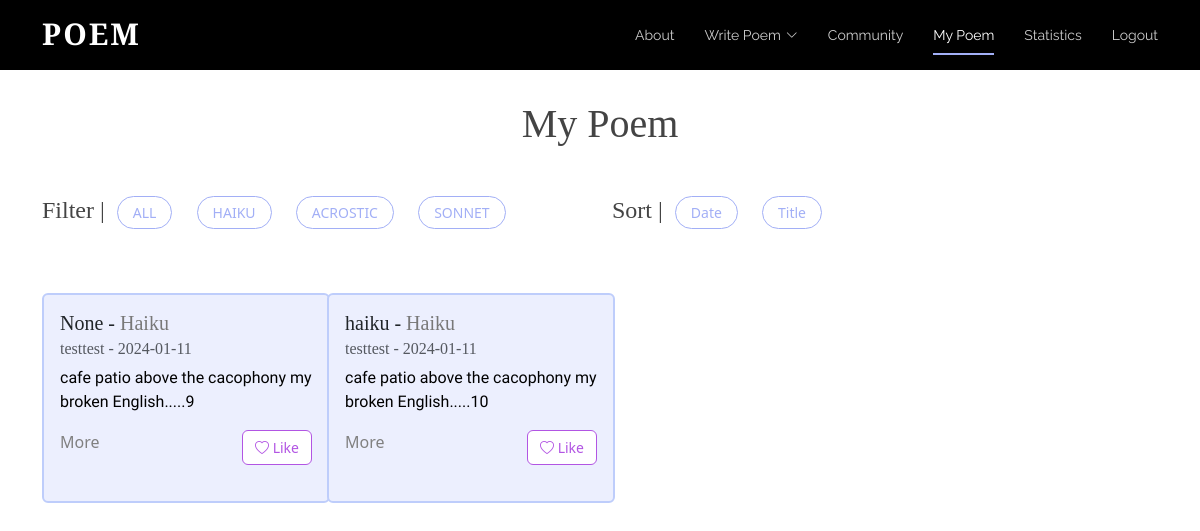
The page /mypage (signed in) on the database its author committed.
### tables this page shows
CREATE TABLE "Poem" (
	"username"	TEXT,
	"content"	TEXT,
	"date"	TEXT,
	"title"	TEXT,
	"type"	TEXT
, "id"	INTEGER, "numLikes"	INTEGER);

### app.py (the view)
@app.route('/mypage', methods=['GET']) # / => main homepage; decorator
def mypage(): #index func calls render_template, showing login.html on website
	isLogin = False
	if request.method == "POST":
		pass
	else:
		isLogin = True
		conn = sqlite3.connect('static/database.db')
		cursor = conn.cursor()
		query = """
			SELECT P.username, P.content, P.date, P.title, P.type,P.id,
				   COALESCE(L.liked, 0) AS liked
			FROM Poem P
			LEFT JOIN Likes L ON P.id = L.poem_id AND L.username = ?
		"""
		cursor.execute(query, (session.get("username"),))
		rows = cursor.fetchall()
		usernames = []  # ["scott", "alice"]
		contents = []  # ["poem...", "poem2..."]
		dates = []  # ["2023-12-12", "2022-10-10"]
		titles = []
		types = []
		likes = []
		ids = []
		for row in rows:
			usernames.append(row[0])
			contents.append(row[1])
			dates.append(row[2])
			titles.append(row[3])
			types.append(row[4].title())
			likes.append(row[6])
			ids.append(row[5])
		print(likes)
		print(ids)
		if "username" not in session:
			isLogin = False
			return redirect(url_for('login'))
		else:
			isLogin = True
		return render_template('mypage.html',ids=ids, usernames=usernames, contents=contents,
							   dates=dates, titles=titles, types=types, liked_status=likes,
							   num_poems=len(usernames), isLogin=isLogin, username = session["username"])

### templates/mypage.html (shortened to what this page needs)
<!DOCTYPE html>
<html lang="en">
  <head>
    <link href="../static/vendor/aos/aos.css" rel="stylesheet">
    <link href="../static/vendor/bootstrap/css/bootstrap.min.css" rel="stylesheet">
    <link href="../static/vendor/bootstrap-icons/bootstrap-icons.css" rel="stylesheet">
    <link href="../static/vendor/boxicons/css/boxicons.min.css" rel="stylesheet">
    <link href="../static/vendor/glightbox/css/glightbox.min.css" rel="stylesheet">
    <link href="../static/vendor/swiper/swiper-bundle.min.css" rel="stylesheet">
    <link href="../static/css/style.css" rel="stylesheet">
  </head>
  <body>
      <header id="header" class="fixed-top d-flex align-items-center">
        <div class="container d-flex justify-content-between">
          <div class="logo">
            <h1><a href="{{url_for('index')}}">Poem</a></h1>
          </div>
          <nav id="navbar" class="navbar">
        <ul>
          <li><a class="nav-link scrollto" href="{{url_for('index')}}#about">About</a></li>
          <li class="dropdown"><a href="{{url_for('bwrite')}}"><span>Write Poem</span> <i class="bi bi-chevron-down"></i></a>
          </li>
          <li><a class="nav-link scrollto" href="{{url_for('board')}}">Community</a></li>
                      <li><a class="nav-link scrollto active" href="{{url_for('mypage')}}">My Poem</a></li>
          <li><a class="nav-link scrollto" href="{{url_for('statistics')}}">Statistics</a></li>
          {% if isLogin %}
            <li><a class="nav-link scrollto" href="{{url_for('logout')}}">Logout</a></li>
          {% else %}
            <li><a class="nav-link scrollto" href="{{url_for('login')}}">Login</a></li>
          {% endif %}
        </ul>
          </nav>
        </div>
      </header>
      <main>
        <div class="container stat-mt">
          <h1 class="mb-5 text-center">My Poem</h1>
                  <div class="row mb-4">
            <div class="col-lg-6 d-flex">
                <h4>Filter |</h4>
                <ul class="poem-filters">
                  <li data-filter = "*">ALL</li>
                  <li data-filter = ".filter-Haiku">HAIKU</li>
                  <li data-filter = ".filter-Acrostic">ACROSTIC</li>
                  <li data-filter = ".filter-Sonnet">SONNET</li>
                </ul>
            </div>
            <div class="col-lg-6 d-flex">
                <h4>Sort |</h4>
                <ul class="poem-filters">
                    <li class="sorting" data-sort-by ="date">Date</li>
                    <li class="sorting"  data-sort-by ="title">Title</li>
                </ul>
            </div>
          </div>
          <div class="row poem-container">
              {% set counter = 0 %}
                    {% for i in range(num_poems) %}
                        {% if username == usernames[i] %}
                            {% set counter = counter + 1 %}
                          {% if counter < 4 %}
                            <div class="col-md-6 col-lg-3 poem-item filter-{{types[i]}} mt-4 mt-md-4" data-title="{{titles[i]}}" data-date="{{dates[i][0:10]}}" data-type="{{types[i]}}">
                          {% else %}
                            <div class="col-md-6 col-lg-3 poem-item filter-{{types[i]}} mt-4 mt-md-4 mt-lg-4"data-title="{{titles[i]}}"  data-date="{{ dates[i][0:10]}}" data-type="{{types[i]}}">
                          {% endif %}
                      <div class="card poem-card mx-auto" style="width: 18rem;">
                        <div class="card-body">
                          <h5 class="card-title"><span class="title">{{titles[i]}}</span> - <span class="board-poemtype type">{{types[i]}}</span></h5>
                          <h6 class="card-subtitle mb-2 text-muted">{{usernames[i]}} - <span class="date">{{dates[i][0:10]}}</span></h6>
                          <p class="card-text">{{contents[i][0:100]}}.....{{ids[i]}}</p>
                        <div class="d-flex justify-content-between">
                          <a class="card-link" data-bs-toggle="modal" data-bs-target="#poemModal" data-title="{{titles[i]}}" data-type="{{types[i]}}" data-username="{{usernames[i]}}" data-date="{{dates[i][0:10]}}" data-content="{{contents[i]}}">
          More
        </a>
                            {% if liked_status[i] == 1 %}
                          <div class="text-right">
                            <button class="btn btn-outline-danger like-button really-like" data-poem-id="{{ ids[i] }}" data-username="{{ usernames[i] }}" data-liked="{{ liked_status[i] }}">
                                <i class="bi bi-heart-fill"></i>  Liked
                            </button>
                          </div>
                            {%else %}
                                              <div class="text-right">
                            <button class="btn btn-outline-danger like-button" data-poem-id="{{ ids[i] }}" data-username="{{ usernames[i] }}" data-liked="{{ liked_status[i] }}">
                                <i class="bi bi-heart"></i> Like
                            </button>
                          </div>
                            {% endif %}
                        </div>
                        </div>
                      </div>
                    </div>
                        {% endif %}
                    {% endfor %}
                  </div>
        </div>
      </main>
  </body>
</html>

### static/css/style.css (style rules this page uses)
body { color: #444444; }
a { color: #1bac91; text-decoration: none; }
h1, h2, h3, h4, h5, h6 { font-family: 'Cormorant Garamond', serif; }
#header { height: 70px; transition: all 0.5s; z-index: 997; background: #000; }
#header .logo h1 { font-size: 30px; margin: 0; padding: 6px 0; line-height: 1; font-weight: 700; letter-spacing: 2px; text-transform: uppercase; }
#header .logo h1 a, #header .logo h1 a:hover { color: #fff; text-decoration: none; }
.navbar { padding: 0; }
.navbar ul { margin: 0; padding: 0; display: flex; list-style: none; align-items: center; }
.navbar li { position: relative; }
.navbar>ul>li+li { margin-left: 30px; }
.navbar a, .navbar a:focus { display: flex; align-items: center; justify-content: space-between; padding: 12px 0; font-size: 14px; font-family: "Raleway", sans-serif; color: rgba(255, 255, 255, 0.8); white-space: nowrap; transition: 0.3s; position: relative; }
.navbar a i, .navbar a:focus i { font-size: 12px; line-height: 0; margin-left: 5px; }
.navbar>ul>li>a:before { content: ""; position: absolute; width: 100%; height: 2px; bottom: 3px; left: 0; background-color: #A2AFF6; visibility: hidden; width: 0px; transition: all 0.3s ease-in-out 0s; }
.navbar a:hover:before, .navbar li:hover>a:before, .navbar .active:before { visibility: visible; width: 100%; }
.navbar a:hover, .navbar .active, .navbar .active:focus, .navbar li:hover>a { color: #fff; }
body p { color: black; font-family: 'Nanum Myeongjo', serif; }
body a { color: gray; }
body { margin: 0; }
.board-poemtype { color:#787878; }
.poem-filters { list-style: none; margin-left: -20px; }
.poem-filters li { cursor: pointer; font-size: 14px; display: inline-block; background: white; border: 1px solid #A2AFF6; padding: 5px 15px 5px 15px; border-radius: 50px; margin-right: 20px; color: #A2AFF6; font-weight: 500; }
.card-link { cursor:pointer }
.like-button { font-size:14px; }
.btn-outline-danger { background-color:white !important; color:#B255E3 !important; border:1px solid #B255E3 !important; }
.poem-card { height: 210px; background-color:#ECEFFE; border: 2px solid #BECDFB; transition: transform 0.3s ease-in-out; }
.stat-mt { margin-top: 100px; }

### rows shown on the page
Poem: username "testtest", date "2024-01-11", content "cafe patio above the cacophony my broken English"
Poem: title "haiku", types "Haiku", username "testtest", date "2024-01-11", content "cafe patio above the cacophony my broken English", id "10"

### other values the page prints
{{ titles[i] }} "None"
{{ types[i] }} "Haiku"
{{ ids[i] }} "9"
